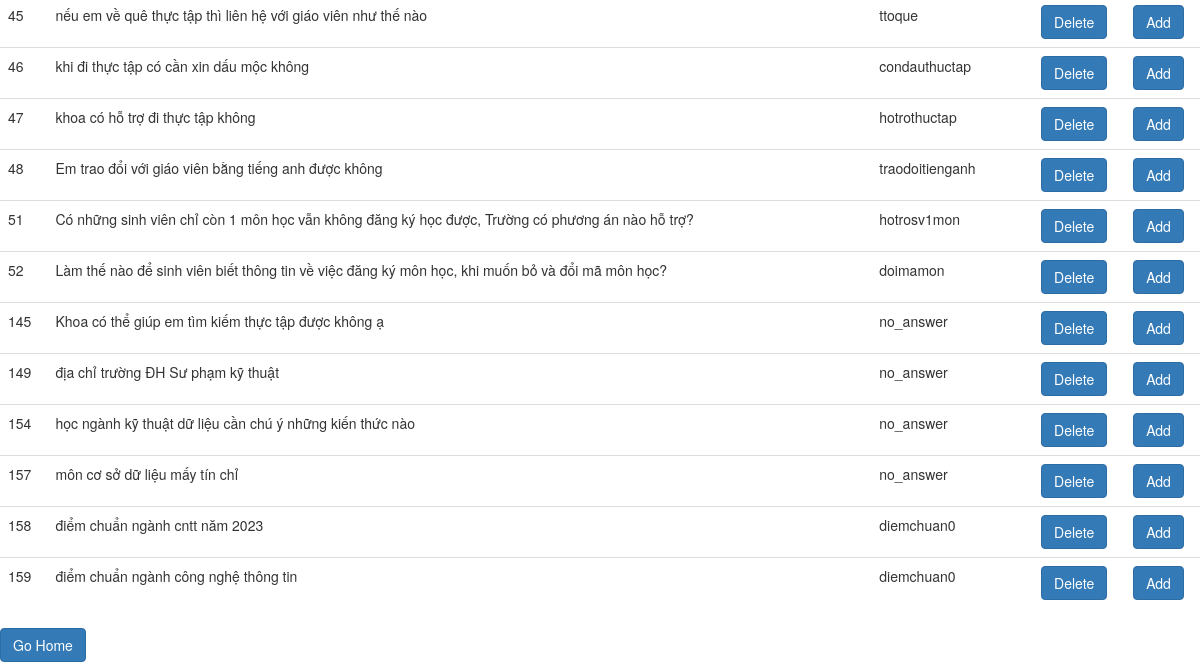
/sql (lower part), run on an earlier commit of the app's database.
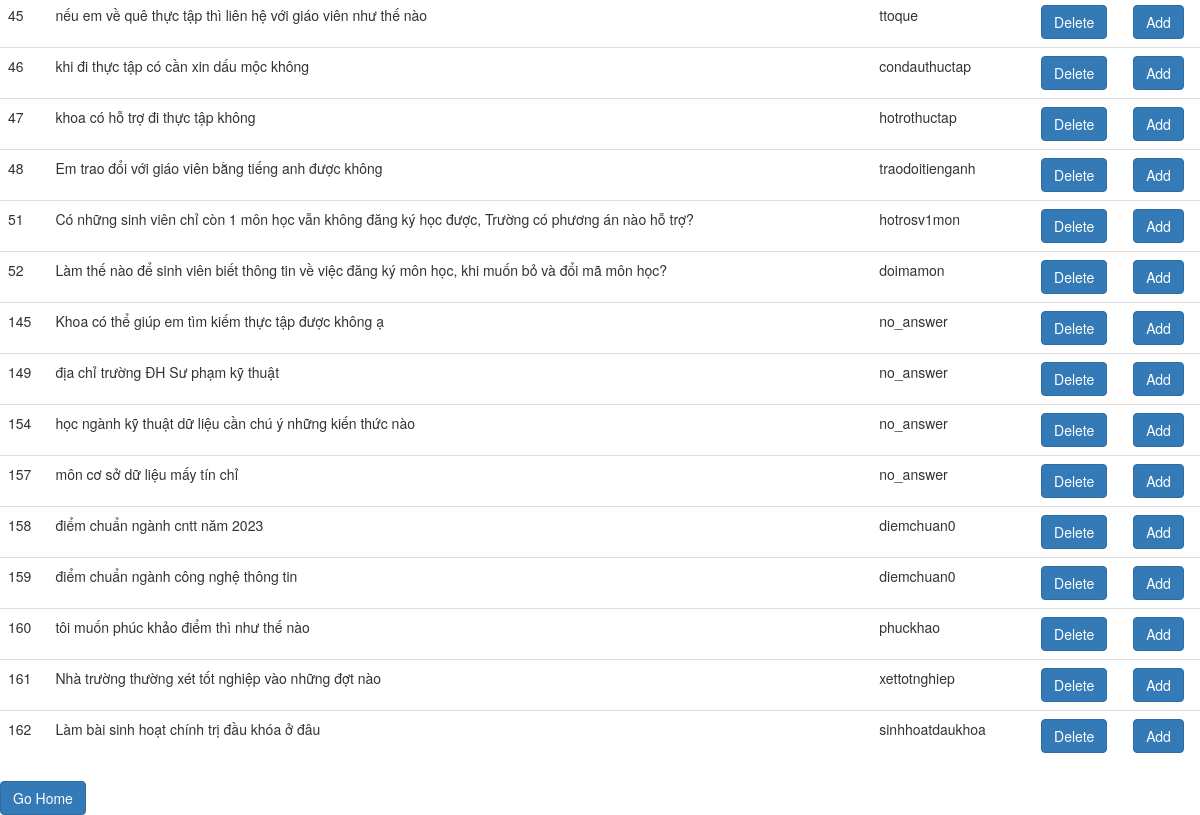
And on a later commit of the database.
### tables this page shows
CREATE TABLE users (
  id INTEGER PRIMARY KEY AUTOINCREMENT,
  question TEXT NOT NULL,
  tag TEXT NOT NULL
);

### app.py (the view)
@app.route("/sql")
def my_sql():
    connection = Sqlite.create_connection("sm_app.sqlite")
    select_users = "SELECT * from users"
    rows=Sqlite.execute_read_query(connection, select_users)
    return render_template("index.html",rows = rows)

### Sqlite.py (called while the page is built)
def create_connection(path):
    connection = None
    try:
        connection = sqlite3.connect(path)
        print("Connection to SQLite DB successful")
    except Error as e:
        print(f"The error '{e}' occurred")
    return connection

def execute_read_query(connection, query):
    cursor = connection.cursor()
    result = None
    try:
        cursor.execute(query)
        connection.commit()
        result = cursor.fetchall()
        return result
    except Error as e:
        print(f"The error '{e}' occurred")

### templates/index.html (shortened to what this page needs)
<!DOCTYPE html>
<html>
<head>
    <link href="http://netdna.bootstrapcdn.com/bootstrap/3.3.6/css/bootstrap.min.css" rel="stylesheet">
</head>
<body>
  <table class="table">
  <tbody>
    {% for row in rows %}
           <tr>
             <td>{{row[0]}}</td>
              <td>{{row[1]}}</td>
              <td>{{row[2]}}</td>
             <td>  <a href="\detele\{{row[0]}}" class="btn btn-primary stretched-link">Delete</a></td>
              <td>  <a href="\add_question\{{row[1]}}" class="btn btn-primary stretched-link">Add</a></td>
           </tr>
        {% endfor %}
  </tbody>
</table>
  <div><a href="\admin" class="btn btn-primary stretched-link">Go Home</a></div>
</body>
</html>

What changed in the data, as far as the page shows it:
added users: id "160", question "tôi muốn phúc khảo điểm thì như thế nào", tag "phuckhao"
added users: id "161", question "Nhà trường thường xét tốt nghiệp vào những đợt nào", tag "xettotnghiep"
added users: id "162", question "Làm bài sinh hoạt chính trị đầu khóa ở đâu", tag "sinhhoatdaukhoa"
